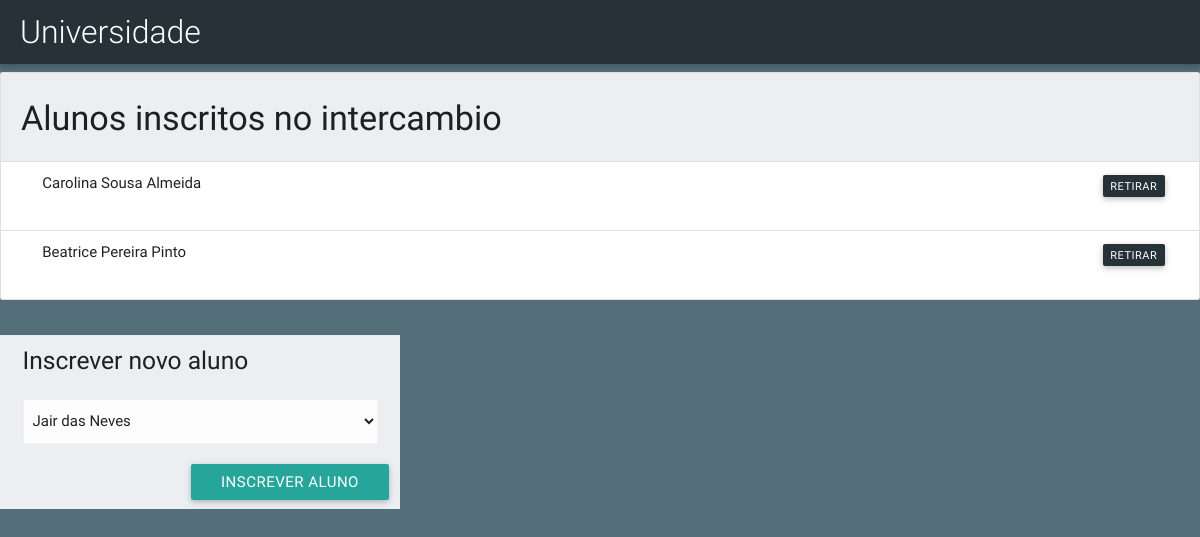
Screenshot of /codigo/interface/studentsList?id=1 with the database file from the repository.
### tables this page shows
CREATE TABLE `individuo` (
  `CPF` bigint(20) NOT NULL,
  `Nome` varchar(150) NOT NULL,
  `Sexo` varchar(150) NOT NULL,
  `Nascimento` date NOT NULL,
  `Telefone` bigint(11) NOT NULL,
  `Email` varchar(150) NOT NULL,
  `End_Logradouro` varchar(150) NOT NULL,
  `End_Numero` int(11) NOT NULL,
  `End_Bairro` varchar(150) NOT NULL,
  `End_Cidade` varchar(150) NOT NULL,
  `End_Estado` varchar(150) NOT NULL,
  `End_CEP` bigint(11) NOT NULL,
  `Funcionario` int(11) DEFAULT NULL,
  `Aluno` int(11) DEFAULT NULL
);

### codigo/interface/studentsList.php (the view, shortened to what this page needs)
<?php require_once('header.php'); ?>
<?php
if(isset($_GET['id']))
{
  $sql_query="SELECT I.Nome, I.CPF FROM individuo as I WHERE I.CPF IN ( SELECT A.CPF FROM aluno as A, intercambista, intercambio WHERE ( intercambista.CPF = A.CPF AND intercambista.NumInter =".$_GET['id']."))";
  $result_set=mysql_query($sql_query);
}
$listaAlunos="SELECT  individuo.nome, individuo.CPF  FROM individuo, aluno WHERE individuo.CPF = aluno.CPF";
$resultListaAlunos = mysql_query($listaAlunos);
?>
<div class="row">
  <ul class="collection with-header">
    <li class="collection-header blue-grey lighten-5"><h4>Alunos inscritos no intercambio</h4></li>
    <?php
    while($row=mysql_fetch_row($result_set))
    {
      ?>
      <li class="collection-item">
        <div class="row">
          <div class="col s8">
            <?php echo $row[0]; ?>
          </div>
          <div class="col s4">
            <form class="" method="post">
              <button value="<?php echo $row[1]; ?>" name="delete_id" type="submit "class="btn btn-small blue-grey darken-4 right">Retirar</button>
            </form>
          </div>
        </div>
      </li>
      <?php
    }
    ?>
  </ul>
</div>
<div class="row">
  <div class="col s4 blue-grey lighten-5">
    <form class="" method="post">
      <div class="row">
        <div class="col s12">
          <h5>Inscrever novo aluno</h5>
        </div>
        <div class="input-field col s12">
          <select class="browser-default" name="option">
            <?php
            while($row=mysql_fetch_row($resultListaAlunos))
            {
              ?>
              <option value="<?php echo $row[1]; ?>"><?php echo $row[0]; ?></option>
            <?php
          }
          ?>
        </select>
      </div>
    </div>
    <button class="btn waves-effect waves-light right" type="submit" name="post_aluno">Inscrever aluno
    </button>
    <br><br>
  </form>
  </div>
</div>

### codigo/interface/css/style.css (style rules this page uses)
.btn-small { font-size: 11px; height: 22px; line-height: 24px; padding: 0 0.5rem; margin: 3px; }

### rows the page displays
individuo: Nome "Carolina Sousa Almeida", $row[1] 12121132467 (drawn)
individuo: Nome "Beatrice Pereira Pinto", $row[1] 12121232399 (drawn)

### other values shown
form field option "Jair das Neves"
